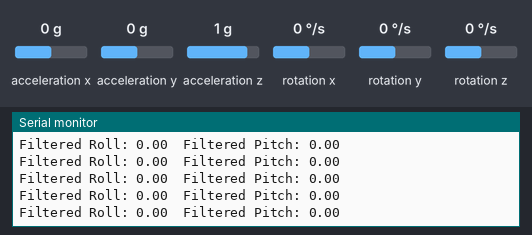
Bench run of a sketch on a simulated Arduino Uno, built with avr-gcc and run on an emulated ATmega328P. Parts: the last lines printed to the serial monitor. Wiring (inferred from the names in the program): MPU-6050 motion sensor at I2C address 0x68. Inputs (shaded band) come from the test bench; at power-on: acceleration x 0 g, acceleration y 0 g, acceleration z 1 g, rotation x 0 °/s, rotation y 0 °/s, rotation z 0 °/s.

Above: at 1.3 s.
1.4 s: acceleration x set to -1.4 g
At 1.48 s:
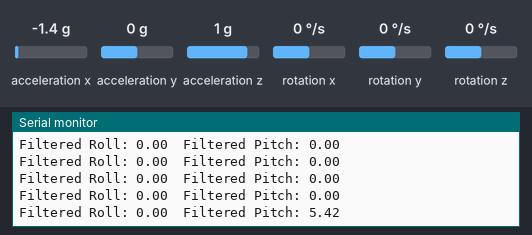
4.4 s: acceleration y set to -1.4 g
At 4.42 s:
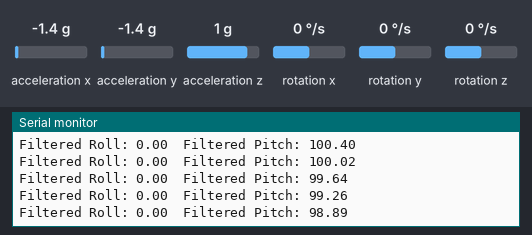
7.4 s: acceleration z set to -1.4 g
At 7.5 s:
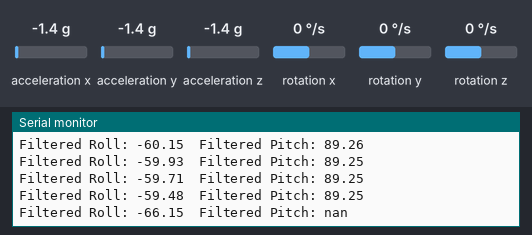
9.0 s: rotation x set to 192 °/s
At 9.0 s:
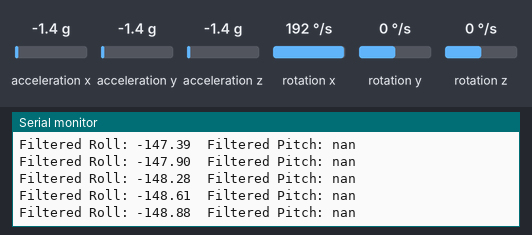
12.0 s: acceleration z set to 0 g
At 12.04 s:
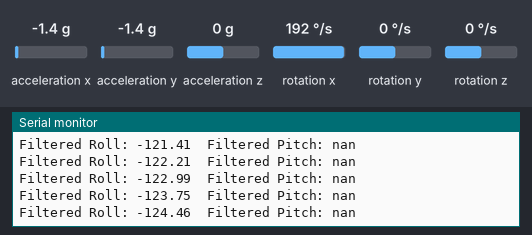
15.0 s: acceleration y set to 0 g
At 15.0 s:
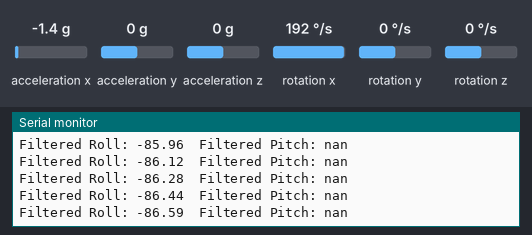
Timing chart, 0 to 18.0 s (numbered marks = the images above; inputs shaded):
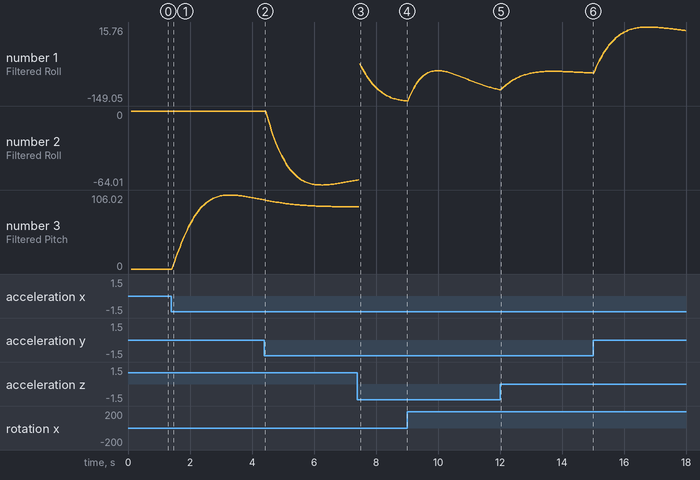

The sketch:

KalmanFilter_MPU6050.ino
```cpp
// Include libraries
#include <Wire.h>
#include <Kalman.h> // Kalman filter library (install from Library Manager or GitHub)

// MPU6050 I2C address
#define MPU6050_ADDR 0x68

// MPU6050 register addresses
#define ACCEL_XOUT_H 0x3B
#define GYRO_XOUT_H 0x43
#define PWR_MGMT_1 0x6B

// Kalman filters for roll and pitch
Kalman kalmanRoll;
Kalman kalmanPitch;

// Time variables
unsigned long prevTime;
double dt;

// Raw sensor data variables
int16_t accX, accY, accZ;
int16_t gyroX, gyroY, gyroZ;

// Angles
double roll, pitch;
double filteredRoll, filteredPitch;

void setup() {
  Serial.begin(9600);
  Wire.begin();

  // Initialize MPU6050
  Wire.beginTransmission(MPU6050_ADDR);
  Wire.write(PWR_MGMT_1);
  Wire.write(0);
  Wire.endTransmission(true);

  // Wait for sensor to stabilize
  delay(100);

  // Initialize time
  prevTime = millis();
}

void loop() {
  // Calculate dt
  unsigned long currentTime = millis();
  dt = (currentTime - prevTime) / 1000.0;
  prevTime = currentTime;

  // Read raw accelerometer data
  Wire.beginTransmission(MPU6050_ADDR);
  Wire.write(ACCEL_XOUT_H);
  Wire.endTransmission(false);
  Wire.requestFrom(MPU6050_ADDR, 6, true);
  accX = (Wire.read() << 8) | Wire.read();
  accY = (Wire.read() << 8) | Wire.read();
  accZ = (Wire.read() << 8) | Wire.read();

  // Read raw gyroscope data
  Wire.beginTransmission(MPU6050_ADDR);
  Wire.write(GYRO_XOUT_H);
  Wire.endTransmission(false);
  Wire.requestFrom(MPU6050_ADDR, 6, true);
  gyroX = (Wire.read() << 8) | Wire.read();
  gyroY = (Wire.read() << 8) | Wire.read();
  gyroZ = (Wire.read() << 8) | Wire.read();

  // Convert accelerometer data to angles
  roll = atan2(accY, accZ) * 180 / PI;
  pitch = atan2(-accX, sqrt(accY * accY + accZ * accZ)) * 180 / PI;

  // Convert gyroscope data to deg/s
  double gyroXrate = gyroX / 131.0;
  double gyroYrate = gyroY / 131.0;

  // Apply Kalman filter
  filteredRoll = kalmanRoll.getAngle(roll, gyroXrate, dt);
  filteredPitch = kalmanPitch.getAngle(pitch, gyroYrate, dt);

  // Print results
  Serial.print("Filtered Roll: ");
  Serial.print(filteredRoll);
  Serial.print("\tFiltered Pitch: ");
  Serial.println(filteredPitch);

  delay(10);
}
```

Measured:
- after the input at 1.4 s, the serial monitor: prints a new line after 0.06 s (image 1)
- plotted number 3: 0 → 98.89 after the input at 1.4 s
